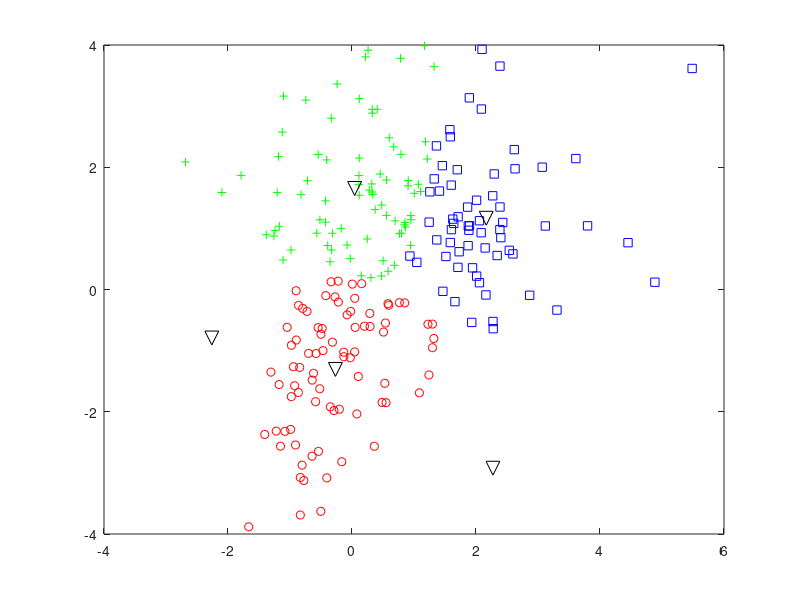

Write the MATLAB code that produced this figure. (Note: this script raises an error after producing the figure.)
% Jean Rouat, 22 septembre 2014, Universite de Sherbrooke
% 1) Comprehension du fonctionnement de l'algorithme
% 2) Segmentation d'image par regroupement de points a l'aide des K-Moyennes
% testee sur matlab version R2012a et sur octave 3.8.0
%% decommenter la ligne ci-dessous pour une utilisation avec octave
% pkg load image % Charger en memoire les outils de traitement d'image lorque octave est utilise

%% Demonstration de l'utilisation de l'algorithme des K-Moyennes pour trouver le centre de nuages de points
% On genere des donnees aleatoires
 C1 = randn (100, 2) + 1;
 C2 = randn (100, 2) - 1;
 C3 = 2 .* randn (100, 2);
 donnees = [C1; C2; C3];

% on fait le regroupement des points
  nbNuages=5; % Changer cette variable afin de comprendre l'impact du choix du nombre de nuages.
 [indexes, centres] = kmeans (donnees, nbNuages);

% Plot the result
 figure
 plot (donnees (indexes==1, 1), donnees (indexes==1, 2), 'ro');
 hold on
 plot (donnees (indexes==2, 1), donnees (indexes==2, 2), 'bs');
 plot (donnees (indexes==3, 1), donnees (indexes==3, 2), 'g+');
 plot (centres (:, 1), centres (:, 2), 'kv', 'markersize', 10);
 hold off
 
 
%% Lire un fichier quelconque d'images couleurs de typr RGB
%fichierImage = imread('forest_natu934.jpg');
%fichierImage = imread('coast_bea9.jpg');
fichierImage = imread('../baseDeDonneesImages/coast_bea9.jpg');
 % Examinez dans l'espace de travail la taille de l'image
whos fichierImage; % comprendre et examiner la facon dont les pixels sont cod'es dans l'image
 
%% visualiser l'image
figure, imshow(fichierImage);

%% On organise l'image sous forme de vecteurs a 3 dimensions (1 dimension par composante).
% Il y a donc 256 x 256 vecteurs par image puisqu'elles sont de taille 256
% x 256.
% Attention, ceci est un exemple d'utilisation des K-Moyennes et il ne
% s'agit pas de la meilleure des solutions qui est presentee ici.
taille = size(fichierImage);
hauteur=taille(1); 
largeur=taille(2);
nbComposantes=taille(3);

% on preserve l'image originale qui provient du fichier et on transforme en
% double pour permettre les calculs avec les K-Moyennes
imageApprentissage=double(fichierImage);

% On organise l'image en une serie de vecteurs de dimensions nbComposantes
%% A completer le code pour pouvoir le faire fonctionner
imageApprentissage=reshape(imageApprentissage, hauteur * largeur, nbComposantes);

%% On demande a l'algorithme des K-Moyennes de trouver K nuages de points
K=2;% essayer plusieurs valeurs de K et visualiser les resultats

%% On cherche les K nuages de points a l'aide des K-Moyennes.
% La distance entre les vecteurs est la distance euclidienne,
% 
[indexDesNuages, centresDesNuages] = kmeans(imageApprentissage,K,'distance','sqEuclidean');

%% Visualisation des resultats sur les images
% On transforme le vecteur d'index en image de dimension hauteur x largeur
%% A completer le code pour pouvoir le faire fonctionner
etiquettesDePixels = reshape(indexDesNuages, hauteur, largeur);

figure, imshow(etiquettesDePixels,[]), title('image etiquettee')

%% Pour une meilleure visualisation, on superpose avec l'image d'origine et on reconstruit les segments
% on cree un tableau d'images de segments dont le nombre est egal au nombre de barycentres de K-Means
%% A completer le code pour pouvoir le faire fonctionner avec K>4
segments = cell(1,K);

% On attribue a chaque pixel de l'image une etiquette correspondant au
% groupe de points dans lequel le pixel se trouve. C'est equivalent a
% quantifier par K le nombre de niveaux de couleurs possibles
etiquetteRGB = repmat(etiquettesDePixels,[1 1 K]); % on reproduit K images d'etiquettes couleur

for k = 1:K
    imgageCouleur = fichierImage;
    imgageCouleur(etiquetteRGB ~= k) = 0; % On place les masques de segmentation sur les images
    segments{k} = imgageCouleur;
end

figure;
for i=1:K
    subplot(1,K,i), imshow(segments{i}),
    title(['segment ', int2str(i), ' image']),
end